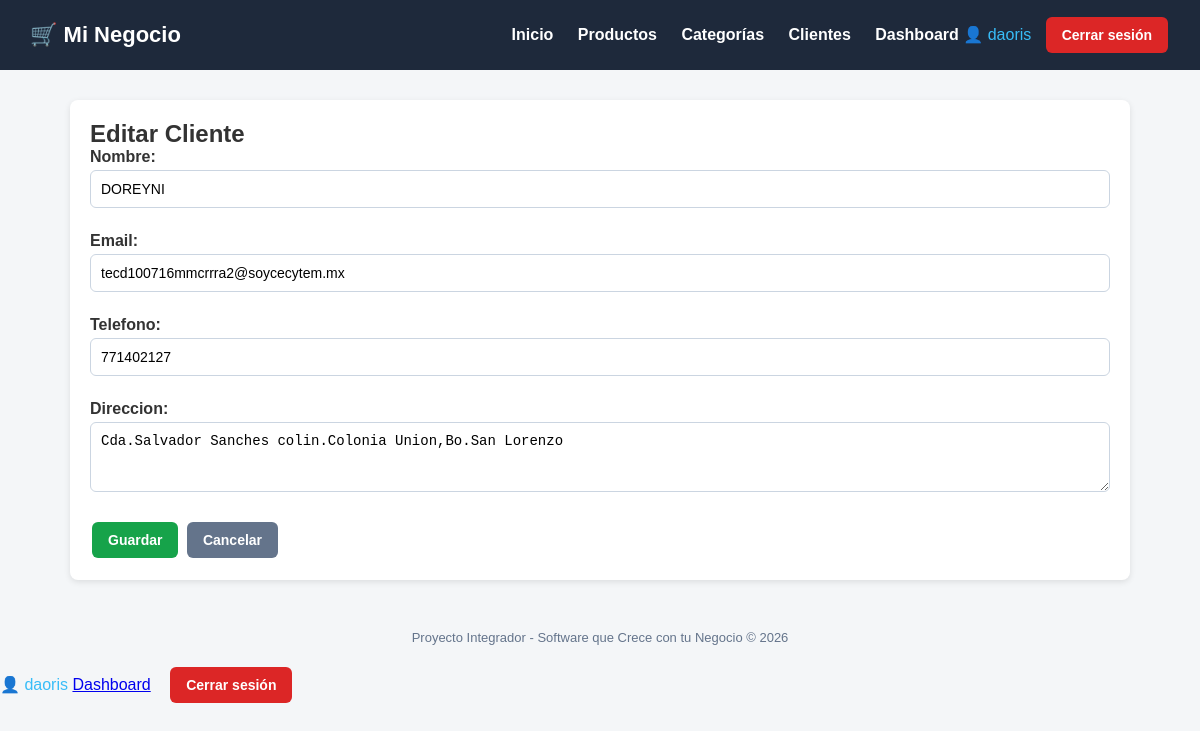
Screenshot of /clientes/editar/1/ (signed in) with the database file from the repository.
### tienda/models.py (models this page shows, shortened)
class Cliente(models.Model):
    nombre = models.CharField(max_length=200)
    email = models.EmailField()
    telefono = models.CharField(max_length=20)
    direccion = models.TextField()
    fecha_registro = models.DateTimeField(auto_now_add=True)
    class Meta:
        verbose_name = "Cliente"
        verbose_name_plural = "Clientes"

### tienda/views.py (the view)
# urls.py: path('clientes/editar/<int:pk>/', views.editar_cliente, name='editar_cliente'),
@login_required
def editar_cliente(request, pk):
    cliente = get_object_or_404(Cliente, pk=pk)
    if request.method == 'POST':
        form = ClienteForm(request.POST, instance=cliente)
        if form.is_valid():
            form.save()
            messages.success(request, 'Cliente actualizado correctamente.')
            return redirect('lista_clientes')
    else:
        form = ClienteForm(instance=cliente)
    return render(request, 'tienda/clientes/form.html', {'form': form, 'titulo': 'Editar Cliente'})

### tienda/forms.py
class ClienteForm(forms.ModelForm):
    class Meta:
        model = Cliente
        fields = ['nombre', 'email', 'telefono', 'direccion']
        widgets = {
            'nombre': forms.TextInput(attrs={'class': 'form-control'}),
            'email': forms.EmailInput(attrs={'class': 'form-control'}),
            'telefono': forms.TextInput(attrs={'class': 'form-control'}),
            'direccion': forms.Textarea(attrs={'class': 'form-control', 'rows': 3}),
        }

### tienda/templates/tienda/clientes/form.html (shortened to what this page needs)
{% extends 'base.html' %}
{% block content %}
<div class="card">
    <h2>{{ titulo }}</h2>
    <form method="post">
        {{ form.as_p }}
        <button type="submit" class="btn btn-success">Guardar</button>
        <a href="{% url 'lista_clientes' %}" class="btn btn-secondary">Cancelar</a>
    </form>
</div>
{% endblock %}

### tienda/templates/base.html (shortened to what this page needs)
<!DOCTYPE html>
<html lang="es">
<head>
</head>
<body>
    <header>
        <h1>🛒 Mi Negocio</h1>
        <nav>
           <a href="{% url 'inicio' %}">Inicio</a>
            <a href="{% url 'lista_productos' %}">Productos</a>
            <a href="{% url 'lista_categorias' %}">Categorías</a>
            <a href="{% url 'lista_clientes' %}">Clientes</a>
            {% if user.is_authenticated %}
            <a href="{% url 'dashboard' %}">Dashboard</a>
            <span style="color:#38bdf8;">👤 {{ user.username }}</span>
            <form action="{% url 'logout' %}" method="post" style="display:inline;">
            <button type="submit" class="btn btn-danger" style="margin-left:10px;">Cerrar sesión</button>
            </form>
            {% else %}
            <a href="{% url 'login' %}">Iniciar sesión</a>
            {% endif %}
        </nav>
    </header>
    <div class="container">
        {% block content %}{% endblock %}
    </div>
    <footer>
        Proyecto Integrador - Software que Crece con tu Negocio &copy; {% now "Y" %}
    </footer>
</body>
{% if user.is_authenticated %}
<span style="color:#38bdf8;">👤 {{ user.username }}</span>
<a href="{% url 'dashboard' %}">Dashboard</a>
<form action="{% url 'logout' %}" method="post" style="display:inline;"
>
<button type="submit" class="btn btn-danger" style="margin-left:15px;
">Cerrar sesión</button>
</form>
{% else %}
<a href="{% url 'login' %}">Iniciar sesión</a>
{% endif %}
</html>

### tienda/templates/base.html (style rules this page uses)
* { margin: 0; padding: 0; box-sizing: border-box; }
body { font-family: Arial, sans-serif; background: #f4f6f8; color: #333; }
header { background: #1e293b; color: #fff; padding: 15px 30px; display: flex; justify-content: space-between; align-items: center; }
header h1 { font-size: 22px; }
header nav a { color: #fff; text-decoration: none; margin-left: 20px; font-weight: bold; }
.container { max-width: 1100px; margin: 30px auto; padding: 0 20px; }
.card { background: #fff; border-radius: 8px; padding: 20px; box-shadow: 0 2px 6px rgba(0,0,0,0.1); margin-bottom: 20px; }
.btn { display: inline-block; padding: 10px 16px; border-radius: 6px; text-decoration: none; color: #fff; font-weight: bold; border: none; cursor: pointer; font-size: 14px; margin: 2px; }
.btn-success { background: #16a34a; }
.btn-danger { background: #dc2626; }
.btn-secondary { background: #64748b; }
footer { text-align: center; padding: 20px; color: #64748b; font-size: 13px; }
.form-control { width: 100%; padding: 10px; margin-bottom: 12px; border: 1px solid #cbd5e1; border-radius: 6px; font-size: 14px; }
form label { font-weight: bold; display: block; margin-bottom: 4px; }
form p { margin-bottom: 12px; }

### rows the page displays
Cliente: nombre "DOREYNI", email "tecd100716mmcrrra2@soycecytem.mx", telefono "771402127", direccion "Cda.Salvador Sanches colin.Colonia Union,Bo.San Lorenzo"

### other values shown
{{ user.username }} "daoris"
{{ titulo }} "Editar Cliente"
